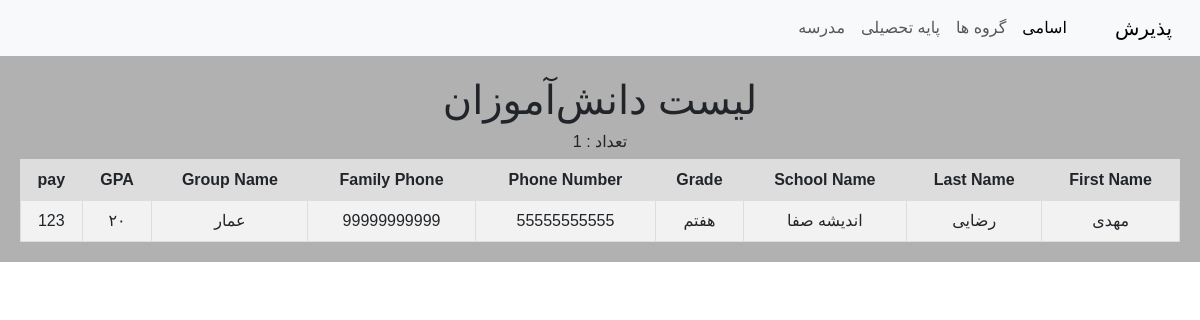
Page /create/ on the earlier database version.
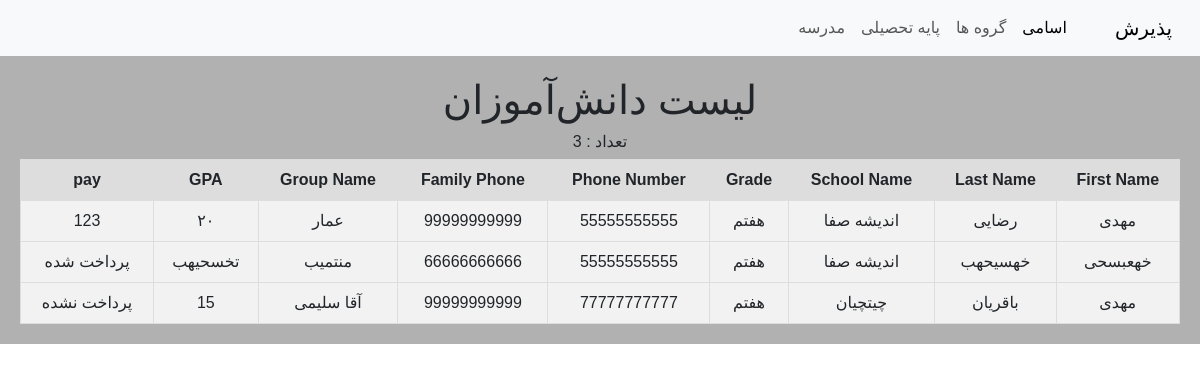
Same page on the later database version.
### home/models.py (models this page shows)
class Paziresh(models.Model):
    fname = models.CharField(max_length=100)
    lname = models.CharField(max_length=500)
    school_name = models.CharField(max_length=500)
    grade = models.CharField(max_length=50)
    phone = models.CharField(max_length=20)
    parent_phone = models.CharField(max_length=20)
    group_name = models.CharField(max_length=50)
    created_bey = models.CharField(max_length=50)
    GPA = models.CharField(max_length=10)
    pool = models.CharField(max_length=10)
    created = models.DateTimeField(auto_now=True)

### home/views.py (the view)
# urls.py: path('create/', views.all, name='allstudent'),
def all(request):
    all = Paziresh.objects.all()
    all_count = Paziresh.objects.all().count()
    return render(request, 'hello.html', {'all_student':all, 'count':all_count})

### templates/hello.html (shortened to what this page needs)
{% extends 'base.html' %}
{% block c %}
    <h1>لیست دانش‌آموزان</h1>
    <h6> تعداد : {{ count }}</h6>
    <table style="border-collapse: collapse; width: 100%; background-color: #f2f2f2;">
        <tr style="background-color: #ddd;">
            <th style="border: 1px solid #ddd; padding: 8px;">First Name</th>
            <th style="border: 1px solid #ddd; padding: 8px;">Last Name</th>
            <th style="border: 1px solid #ddd; padding: 8px;">School Name</th>
            <th style="border: 1px solid #ddd; padding: 8px;">Grade</th>
            <th style="border: 1px solid #ddd; padding: 8px;">Phone Number</th>
            <th style="border: 1px solid #ddd; padding: 8px;">Family Phone</th>
            <th style="border: 1px solid #ddd; padding: 8px;">Group Name</th>
            <th style="border: 1px solid #ddd; padding: 8px;">GPA</th>
            <th style="border: 1px solid #ddd; padding: 8px;">pay</th>
        </tr>
        {% for student in all_student %}
        <tr style="border: 1px solid #ddd;">
            <td style="border: 1px solid #ddd; padding: 8px;">{{ student.fname }}</td>
            <td style="border: 1px solid #ddd; padding: 8px;">{{ student.lname }}</td>
            <td style="border: 1px solid #ddd; padding: 8px;">{{ student.school_name }}</td>
            <td style="border: 1px solid #ddd; padding: 8px;">{{ student.grade }}</td>
            <td style="border: 1px solid #ddd; padding: 8px;">{{ student.phone }}</td>
            <td style="border: 1px solid #ddd; padding: 8px;">{{ student.parent_phone }}</td>
            <td style="border: 1px solid #ddd; padding: 8px;">{{ student.group_name }}</td>
            <td style="border: 1px solid #ddd; padding: 8px;">{{ student.GPA }}</td>
            <td style="border: 1px solid #ddd; padding: 8px;">{{ student.pool }}</td>
        </tr>
        {% endfor %}
    </table>
{% endblock %}

Differences in the rows shown:
added Paziresh: fname "خهعبسحی", lname "خهسیحهب", school_name "اندیشه‌ صفا", grade "هفتم", phone "55555555555", parent_phone "66666666666", group_name "منتمیب", GPA "تخسحیهب", pool "پرداخت شده"
added Paziresh: fname "مهدی", lname "باقریان", school_name "چیتچیان", grade "هفتم", phone "77777777777", parent_phone "99999999999", group_name "آقا سلیمی", GPA "15", pool "پرداخت نشده"
Other differences:
{{ count }}: "1" → "3"
